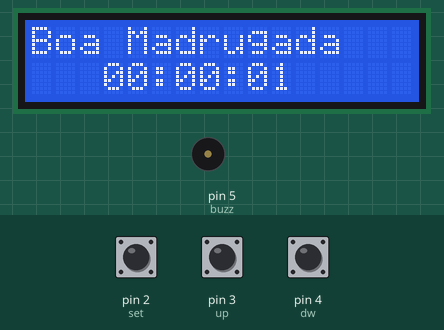
Recording of a sketch running on a simulated Arduino Uno, built with avr-gcc and run on an emulated ATmega328P. Shown: 16×2 character LCD, buzzer (waves = sounding, pin HIGH). Inputs (shaded band) come from the test bench; at power-on: pin 2 (set) HIGH, pin 3 (up) HIGH, pin 4 (dw) HIGH.

Above: at 2.2 s.
2.3 s: pin 2 (set) pulled LOW for 0.15 s
At 3.9 s:
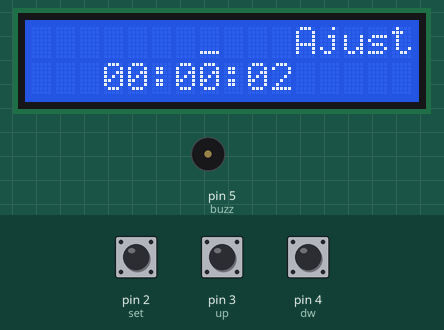
5.4 s: pin 3 (up) pulled LOW for 0.15 s
At 6.9 s:
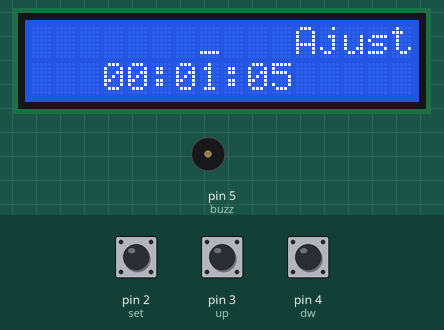
7.6 s: pin 4 (dw) pulled LOW for 0.15 s
At 8.9 s:
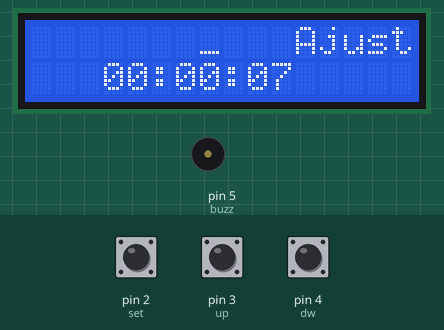
9.6 s: pin 2 (set) pulled LOW for 1 s
At 10.5 s:
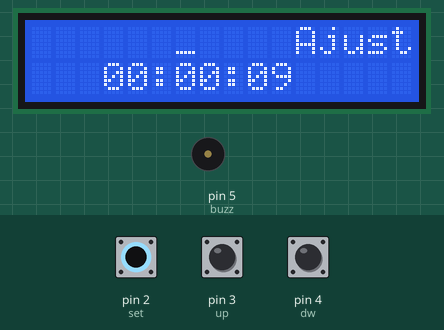
12.1 s: pin 3 (up) pulled LOW for 1 s
At 13.8 s:
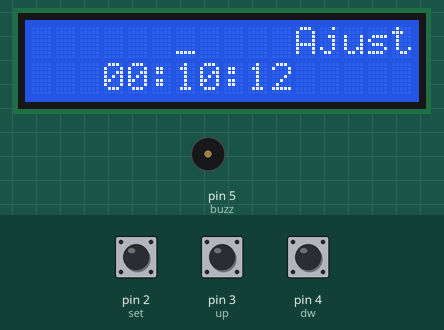
14.6 s: pin 4 (dw) pulled LOW for 1 s
At 15.8 s:
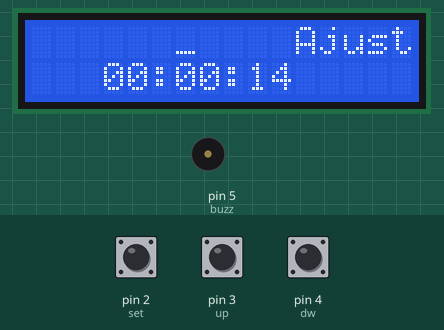
Timing chart, 0 to 17.6 s (numbered marks = the images above; inputs shaded):
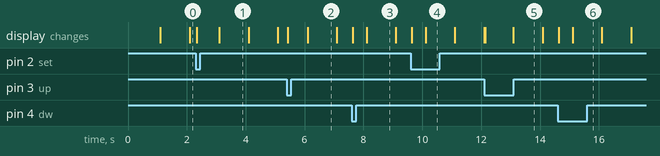

Measured:
- after the input at 2.3 s, the display: first changes at once (image 1 shows a later state)
- what the display in image 1 shows lasts 1.0 s, from 3.1 s to 4.1 s

The sketch:

DIS_i2c_TimerClock.ino
```cpp
/*
     CÓDIGO:  Display LCD 16x2 Módulo I2C - Relógio Digital
     AUTOR:   GUILHERME SOUZA
     DATA:    Inicio: 15/05/2020 - 18/05/2020
     OBS: Houve alguns problemas de falta de atenção e percebi que tenho que ter mais atenção na hora das coisas
*/

//______________________________________________________________________INCLUINDO BIBLIOTECAS_______________________________________________________________________________
#include <Wire.h>
#include <LiquidCrystal_I2C.h>
#include <TimerOne.h>

//______________________________________________________________________Display______________________________________________________________________________________________
#define endereco 0x27
#define colunas 16
#define linhas 2

LiquidCrystal_I2C lcd(endereco, colunas, linhas);

//_____________________________________________________________________Variáveis_____________________________________________________________________________________________
int hor = 0, Min = 0, sec = 0,  rg_hor = 0, rg_min = 0;
byte mod, set = 2, up = 3, dw = 4, buzz = 5, t_ant;
bool k = false, ring = false;


void setup() {
  /*--------------------------------------Inicializando o Display------------------------*/
  lcd.init();
  lcd.noBacklight();
  delay(1000);
  lcd.backlight();
  lcd.clear();
  /*---------------------------------------LAÇO PARA BUT---------------------------------*/
  for (byte i = 2; i < 5; i++) pinMode(i, INPUT_PULLUP);
  pinMode(buzz, OUTPUT);
  Timer1.initialize(1000000); // 1 segundo
  Timer1.attachInterrupt(clk);
  /*-------------------------------------------------------------------------------------*/
}

void loop() {
  /*---------------------------------------Chama as funções------------------------------*/
  ajust();
  Display();
  alarme();
  /*-------------------------------------------------------------------------------------*/
}

void ajust(){
  int h = 0, hh = 0, m = 0, mm = 0;
  if(!digitalRead(set) and !k) mod++;   /*Botão para configurar a hora*/
  if(mod > 4){
    lcd.clear();
    ring = !ring;
    mod  = ring;
  }
  /*   Ajustes de tempo / Ajuste de alarme   */
  if (ring){
  m =  rg_min % 10;
  mm = rg_min / 10;
  h =  rg_hor % 10;
  hh = rg_hor / 10;
  } else {
  m =  Min % 10;
  mm = Min / 10;
  h =  hor % 10;
  hh = hor / 10;
  }
  /*Configura o botão do set para o relógio digital */
  if (!k){
         if ((m  += mod == 1 and !digitalRead(up)) > 9) m = 0;   //Botão UP
    else if ((m  -= mod == 1 and !digitalRead(dw)) < 0) m = 9;   //Botão DOWN
    else if ((mm += mod == 2 and !digitalRead(up)) > 5) mm = 0;  //Botão UP
    else if ((mm -= mod == 2 and !digitalRead(dw)) < 0) mm = 5;  //Botão DOWN
    else if ((h  += mod == 3 and !digitalRead(up)) > 9) h = 0;   //Botão UP
    else if ((hh -= mod == 3 and !digitalRead(dw)) < 0) hh = 9;  //Botão DOWN
    else if (mod == 4 and !digitalRead(up)){
         if (++hh > 2 or (hh > 1 and h > 3)) hh = 0;}
    else if (mod == 4 and !digitalRead(dw)){
      if (--hh < 0 and h < 4 ) hh = 2;
    else if (hh < 0 and h > 3) hh = 1;
    }
  }
  if (ring){
    rg_min = m + mm * 10;
    rg_hor = h + hh * 10;
  } else {
    Min = m + mm * 10;
    hor = h + hh * 10;
  }

  k = false;
  for (byte i = 2; i < 5; i++) if (!digitalRead(i)) k = true;
}

void clk(){
  /*Vai acrescentando de 1 em 1 segundo conforme o tempo*/
  sec++;
}

void alarme(){
  /*-----------------------------Alarme-------------------------------------*/
  if (rg_hor == hor and rg_min == Min and rg_hor + rg_min){
    if(sec % 2){
      tone (buzz, 100, 100); /*Adiciona o som para o speaker*/
      lcd.setCursor(14, 1);
      lcd.print(" ");
    }
  }
}

void Display(){
    if(ring){
      if (sec > 59){      // Quando os segundos passarem de 59 ele volta a ser 0 e acrescenta 1 min
    sec = 0;
    Min++;
  }
  if (Min > 59){
    Min = 0;
    hor++;
  }
  if (hor > 23){
    hor = 0;
  }
  lcd.setCursor(3, 1);
  if (rg_hor < 10){
    lcd.print("0");
    lcd.setCursor(4, 1);
  }
  lcd.print(rg_hor);
  lcd.setCursor(5, 1);
  lcd.print(":");
  lcd.setCursor(6, 1);
  if (rg_min < 10){
    lcd.print("0");
    lcd.setCursor(7, 1);
  }
  lcd.print(rg_min);
  /* Mostra o cursor de cada número para configuração dos sec, min e hor; */
  lcd.setCursor(0, 0);
       if (mod == 1) lcd.print("       _  Alarme");
  else if (mod == 2) lcd.print("      _   Alarme");
  else if (mod == 3) lcd.print("    _     Alarme");
  else if (mod == 4) lcd.print("   _      Alarme");
 } else {
  if (sec > 59){      /*Quando os segundos passarem de 59 ele volta a ser 0 e acrescenta 1 min*/
    sec = 0;
    Min++;
  }
  if (Min > 59){
    Min = 0;
    hor++;
  }
  if (hor > 23){
    hor = 0;
  }
  lcd.setCursor(3, 1);
  if (hor < 10){
    lcd.print("0");
    lcd.setCursor(4, 1);
  }
  lcd.print(hor);
  lcd.setCursor(5, 1);
  lcd.print(":");
  lcd.setCursor(6, 1);
  if (Min < 10){
    lcd.print("0");
    lcd.setCursor(7, 1);
  }
  lcd.print(Min);
  lcd.setCursor(8, 1);
  lcd.print(":");
  lcd.setCursor(9, 1);
  if (sec < 10){
    lcd.print("0");
    lcd.setCursor(10, 1);
  }
  lcd.print(sec);
  /* Mostra o cursor de cada número para configuração dos sec, min e hor; */
  lcd.setCursor(0, 0);
       if (mod == 1) lcd.print("       _   Ajuste");
  else if (mod == 2) lcd.print("      _    Ajuste");
  else if (mod == 3) lcd.print("    _      Ajuste");
  else if (mod == 4) lcd.print("   _       Ajuste");
    }
  /* Períodos de horas faz aparecer mensagens de madrugada, manhã, tarde e noite; */
  if (mod == 0){
         if (hor < 6)               lcd.print("Boa Madrugada");
    else if (hor > 6  and hor < 12) lcd.print("Bom dia");
    else if (hor > 11 and hor < 18) lcd.print("Boa Tarde");
    else if (hor > 18)              lcd.print("Boa Noite");
  }
  /*Apresenta no display um caracter especial quando o alarme for ligado e
   * quando deligar o alarme desligara o caracter especial; */
  lcd.setCursor(14, 1);
  if (rg_hor + rg_min) lcd.print(char(016));
  else lcd.print("  ");
}
```
